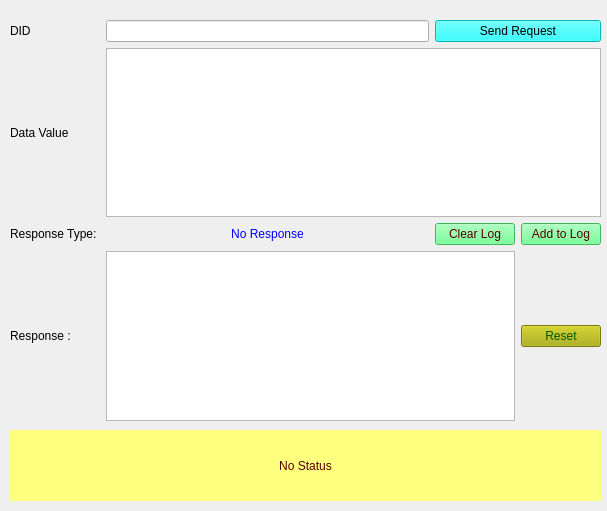
<?xml version="1.0" encoding="UTF-8"?>
<ui version="4.0">
 <class>Form_SID2E</class>
 <widget class="QWidget" name="Form_SID2E">
  <property name="geometry">
   <rect>
    <x>0</x>
    <y>0</y>
    <width>607</width>
    <height>511</height>
   </rect>
  </property>
  <property name="minimumSize">
   <size>
    <width>400</width>
    <height>400</height>
   </size>
  </property>
  <property name="windowTitle">
   <string>Write Data By Identifier Service 2E</string>
  </property>
  <widget class="QLabel" name="label_status">
   <property name="geometry">
    <rect>
     <x>10</x>
     <y>430</y>
     <width>591</width>
     <height>71</height>
    </rect>
   </property>
   <property name="styleSheet">
    <string notr="true">background-color: rgb(255, 255, 127);
color: rgb(85, 0, 0);
border-color: rgb(0, 0, 255);</string>
   </property>
   <property name="text">
    <string>No Status</string>
   </property>
   <property name="alignment">
    <set>Qt::AlignCenter</set>
   </property>
   <property name="wordWrap">
    <bool>true</bool>
   </property>
  </widget>
  <widget class="QWidget" name="layoutWidget">
   <property name="geometry">
    <rect>
     <x>10</x>
     <y>20</y>
     <width>591</width>
     <height>401</height>
    </rect>
   </property>
   <layout class="QGridLayout" name="gridLayout">
    <property name="sizeConstraint">
     <enum>QLayout::SetNoConstraint</enum>
    </property>
    <item row="2" column="3">
     <widget class="QPushButton" name="pushButton_appendLog">
      <property name="styleSheet">
       <string notr="true">background-color: rgb(85, 255, 127);
color: rgb(85, 0, 0);</string>
      </property>
      <property name="text">
       <string>Add to Log</string>
      </property>
     </widget>
    </item>
    <item row="2" column="1">
     <widget class="QLabel" name="label_ResType">
      <property name="autoFillBackground">
       <bool>false</bool>
      </property>
      <property name="styleSheet">
       <string notr="true">color: rgb(0, 0, 255);</string>
      </property>
      <property name="text">
       <string>No Response</string>
      </property>
      <property name="alignment">
       <set>Qt::AlignCenter</set>
      </property>
     </widget>
    </item>
    <item row="5" column="1" colspan="2">
     <widget class="QTextBrowser" name="textBrowser_Resp"/>
    </item>
    <item row="2" column="2">
     <widget class="QPushButton" name="pushButton_clearLog">
      <property name="styleSheet">
       <string notr="true">background-color: rgb(85, 255, 127);
color: rgb(85, 0, 0);</string>
      </property>
      <property name="text">
       <string>Clear Log</string>
      </property>
     </widget>
    </item>
    <item row="1" column="0">
     <widget class="QLabel" name="label_4">
      <property name="text">
       <string>Data Value</string>
      </property>
     </widget>
    </item>
    <item row="0" column="0">
     <widget class="QLabel" name="label">
      <property name="text">
       <string>DID</string>
      </property>
     </widget>
    </item>
    <item row="5" column="3">
     <widget class="QPushButton" name="pushButton_reset">
      <property name="styleSheet">
       <string notr="true">background-color: rgb(170, 170, 0);
font: 75 8pt &quot;MS Shell Dlg 2&quot;;
color: rgb(0, 85, 0);</string>
      </property>
      <property name="text">
       <string>Reset</string>
      </property>
     </widget>
    </item>
    <item row="0" column="1">
     <widget class="QLineEdit" name="lineEdit_DID">
      <property name="toolTip">
       <string>&lt;html&gt;&lt;head/&gt;&lt;body&gt;&lt;p&gt;Enter DID value in hexadecimal format&lt;/p&gt;&lt;/body&gt;&lt;/html&gt;</string>
      </property>
     </widget>
    </item>
    <item row="5" column="0">
     <widget class="QLabel" name="label_3">
      <property name="text">
       <string>Response : </string>
      </property>
     </widget>
    </item>
    <item row="2" column="0">
     <widget class="QLabel" name="label_2">
      <property name="text">
       <string>Response Type: </string>
      </property>
     </widget>
    </item>
    <item row="0" column="2" colspan="2">
     <widget class="QPushButton" name="pushButton_Send2EReq">
      <property name="toolTip">
       <string>&lt;html&gt;&lt;head/&gt;&lt;body&gt;&lt;p&gt;Sends the 2E service request to ECU&lt;/p&gt;&lt;/body&gt;&lt;/html&gt;</string>
      </property>
      <property name="styleSheet">
       <string notr="true">background-color: rgb(0, 255, 255);
border-color: rgb(0, 0, 0);
color: rgb(0, 0, 0);</string>
      </property>
      <property name="text">
       <string>Send Request</string>
      </property>
     </widget>
    </item>
    <item row="1" column="1" colspan="3">
     <widget class="QTextEdit" name="textEdit_datavalue">
      <property name="toolTip">
       <string>&lt;html&gt;&lt;head/&gt;&lt;body&gt;&lt;p&gt;Enter data value in hexadecimal format&lt;/p&gt;&lt;/body&gt;&lt;/html&gt;</string>
      </property>
     </widget>
    </item>
   </layout>
  </widget>
 </widget>
 <resources/>
 <connections/>
</ui>
